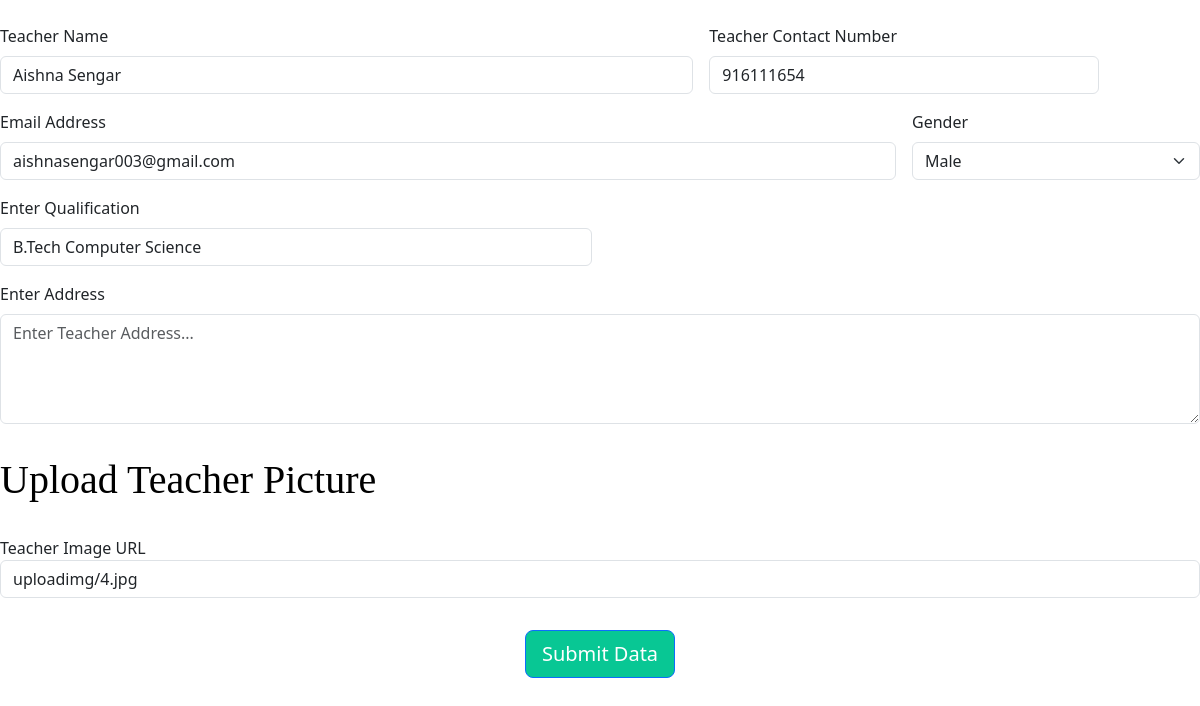
The app's page /teacherupdate.php?email=aishnasengar003@gmail.com with its own data.
### tables this page shows
CREATE TABLE `teacher` (
  `name` text NOT NULL,
  `number` int(50) NOT NULL,
  `email` varchar(50) NOT NULL,
  `gender` text NOT NULL,
  `qualification` varchar(50) NOT NULL,
  `address` varchar(50) NOT NULL,
  `image` varchar(50) NOT NULL
);

### teacherupdate.php (the view, shortened to what this page needs)
<!DOCTYPE html>
<html lang="en">
<head>
    <link
    href="https://cdn.jsdelivr.net/npm/bootstrap@5.3.3/dist/css/bootstrap.min.css"
    rel="stylesheet"
  />
</head>
<body>
<?php
 $email = $_GET['email'];
include("connect.php");
$sql = " SELECT * FROM teacher WHERE email = '$email'";
      $result = $conn->query($sql);
      if ($result->num_rows > 0) {
        while ($row = $result->fetch_assoc()) {
           $name = $row['name'];
            $email = $row['email'];
            $number = $row['number'];
            $qualification = $row['qualification'];
            $gender = $row['gender'];
            $image = $row['image'];
       }
    }
?>
<form class="row g-3 py-4" action="uteacher.php" method="post">
        <div class="col-md-7">
          <label for="inputName" class="form-label">Teacher Name</label>
          <input type="text" class="form-control" value="<?php echo $name ?>" id="inputName" name="name"required="Student Name is required" autofocus="" placeholder="Enter Teacher Name">
        </div>
        <div class="col-md-4">
          <label for="inputNumber" class="form-label">Teacher Contact Number</label>
          <input type="number" class="form-control" id="inputNumber"  value="<?php echo $number ?>" name="number" required="Contact Number is required" autofocus="" placeholder="Enter Teacher Contact Number">
          </div>
        <div class="col-md-9">
          <label for="inputEmail" class="form-label">Email Address </label>
          <input type="email" class="form-control" id="inputEmail"  value="<?php echo $email ?>" name="email"  required="Email Address is required" autofocus="" placeholder="Enter Email Address" readonly>
        </div>
        <div class="col-md-3">
          <label for="checkGender" class="form-label">Gender</label>
          <select class="form-select" id="checkGender"  value="<?php echo $gender ?>"  name="gender" required="Please select Gender" autofocus="" placeholder="Enter Gender">
           <option value="Male">Male</option>
          </select>
        </div>
        <div class="col-md-6">
          <label for="inputQualification" class="form-label">Enter Qualification</label>
          <input type="text" class="form-control" id="inputQualification"  value="<?php echo $qualification ?>"  name="qualification" required="Field is required" autofocus="" placeholder="Enter Teacher Qualification">
        </div>
        <div class="mb-3">
          <label for="AddressForm" class="form-label">Enter Address</label>
          <textarea class="form-control" id="AddressForm" rows="4"  value="<?php echo $address ?>"  name="address" placeholder="Enter Teacher Address..." required="Address is required" autofocus=""></textarea>
        </div>
        <div class="add_picture">
          <h1 style="font-family: 'Times New Roman', Times, serif; color:rgb(0, 0, 0);">Upload Teacher Picture</h1>
          <div id="pick"><br>
          <label for="photo">Teacher Image URL</label>
            <input type="text" class="form-control" id="photo" value="<?php echo $image ?>" name="image" required="Field is required" autofocus="" placeholder="Enter URL">
          </div><br>
          <center><button class="btn btn-lg btn-primary btn-block my-2" style="background-color:rgb(8, 199, 148);" type="submit">Submit Data</button></center>
         </div>
</form>
</body>
</html>

### records on screen
teacher: name "Aishna Sengar", number "916111654", email "aishnasengar003@gmail.com", gender "Male", qualification "B.Tech Computer Science", image "uploadimg/4.jpg"
